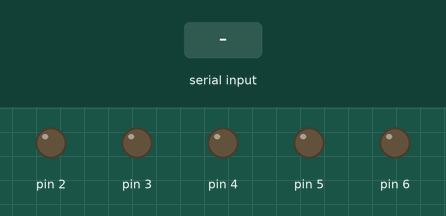
A sketch run on a simulated Arduino Uno, built with avr-gcc and run on an emulated ATmega328P. On the bench: output pins drawn as LEDs (lit = HIGH). The inputs (shaded band) are chosen by the test bench. Pins used as bus, display or sensor lines are not drawn.

Above: at 1.2 s.
1.3 s: "90,45\n" received over Serial
At 2.1 s:
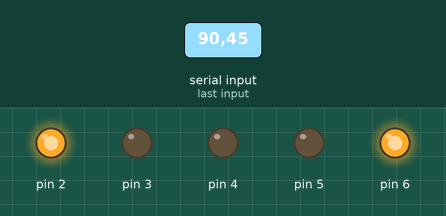
At 3.0 s:
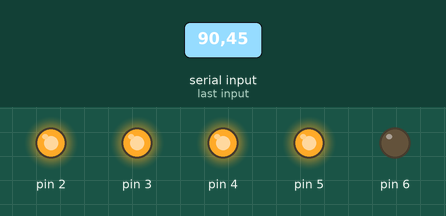
3.8 s: "5\n" received over Serial
At 4.1 s:
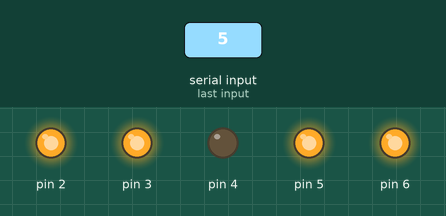
Timing chart, 0 to 6.8 s (numbered marks = the images above; inputs shaded):
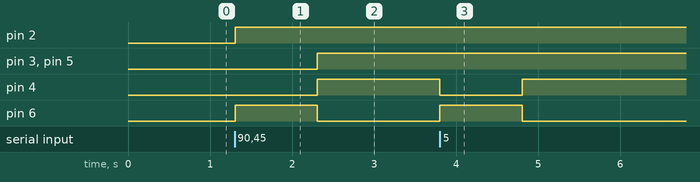

Measured:
- after the input at 1.3 s, pin 2: LOW → HIGH at once; pin 3–5: LOW → HIGH after 1.0 s; pin 6: LOW → HIGH at once, → LOW 1.0 s later
- after the input at 3.8 s, pin 4: HIGH → LOW at once, → HIGH 1.0 s later; pin 6: LOW → HIGH at once, → LOW 1.0 s later

The sketch:

_7_pin_LED.ino
```cpp
int val[]={B00111111,B00000110,B01011011,B01001111,B01100110, B01101101,B01111101, B00000111, B01111111, B01101111};
int i;

void setup(){
  DDRD = B1111111;
  Serial.begin(9600);
}


void loop(){
  while(Serial.available() > 0){
    i = Serial.parseInt();

    int ledValue = i;
    PORTD = val[ledValue];
  }
}
```
